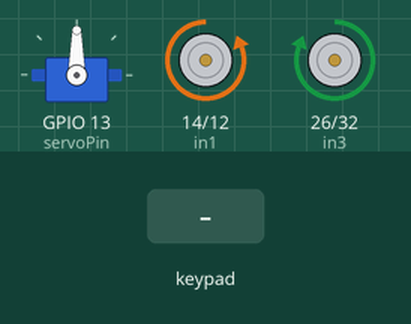
Simulated run of this sketch. Board: ESP32. Parts: servo, motor-driver pin pairs drawn as motors (green arrow = first pin HIGH = forward, orange = second pin HIGH = backward, longer = more drive). The inputs (shaded band) are chosen by the test bench. What the sketch prints to the serial monitor is not drawn.

Above: at 1.2 s.
1.3 s: key 'L' pressed
At 1.51 s:
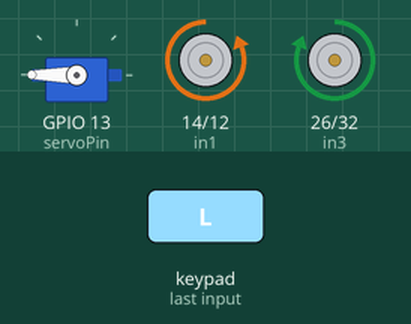
3.2 s: key 'X' pressed
At 4.4 s:
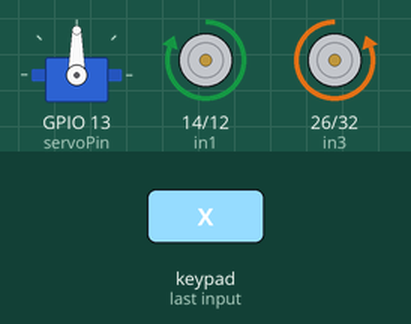
4.7 s: key 'S' pressed
At 5.6 s:
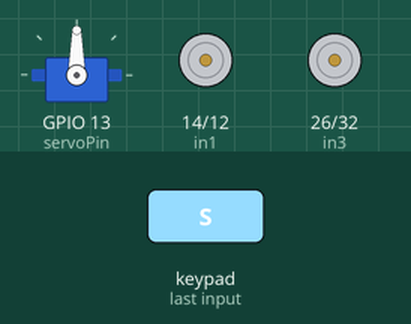
6.2 s: key 'R' pressed
At 6.41 s:
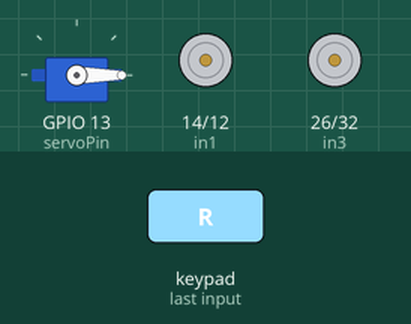
8.1 s: key 'L' pressed
At 8.31 s:
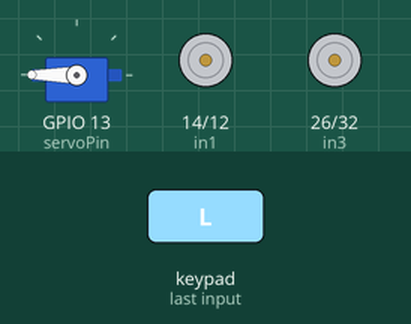
Timing chart, 0 to 11.0 s (numbered marks = the images above; inputs shaded):
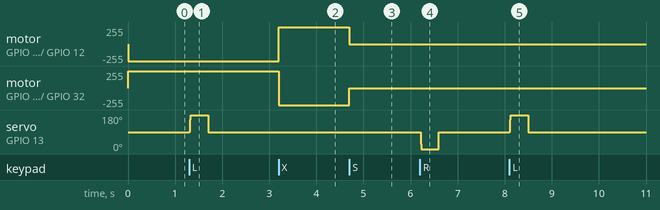

Measured:
- after the input at 1.3 s, servo on GPIO 13 (servoPin): 90° → 180° at once, → 90° 0.40 s later
- after the input at 3.2 s, motor on GPIO 14 (in1) / GPIO 12 (in2): backward 255/255 → forward 255/255 at once; motor on GPIO 26 (in3) / GPIO 32 (in4): forward 255/255 → backward 255/255 at once
- after the input at 4.7 s, motor on GPIO 14 (in1) / GPIO 12 (in2): forward 255/255 → stopped at once; motor on GPIO 26 (in3) / GPIO 32 (in4): backward 255/255 → stopped at once
- after the input at 6.2 s, servo on GPIO 13 (servoPin): 90° → 0° at once, → 90° 0.40 s later
- after the input at 8.1 s, servo on GPIO 13 (servoPin): 90° → 180° at once, → 90° 0.40 s later

The sketch:

maincode.ino
```cpp
#include <ESP32Servo.h>
#include <ESP32PWM.h>
#include <DabbleESP32.h>

int in1 = 14;
int in2 = 12;
int in3 = 26;
int in4 = 32;
int pos = 90;
int servoPin = 13;

#define CUSTOM_SETTINGS
#define INCLUDE_GAMEPAD_MODULE
Servo myservo;

void setup() {

  Serial.begin(115200);
  Dabble.begin("KAESP"); //Bluetooth device name
  myservo.setPeriodHertz(50);
  myservo.attach(servoPin, 500, 2400);
  pinMode(in1, OUTPUT);
  pinMode(in2, OUTPUT);
  digitalWrite(in1, LOW);
  digitalWrite(in2, HIGH);
  pinMode(in3, OUTPUT);
  pinMode(in4, OUTPUT);
  digitalWrite(in3, HIGH);
  digitalWrite(in4, LOW);
  myservo.write(90);
}
void loop() {
    /*
    digitalWrite(in1, HIGH);
    digitalWrite(in2, LOW);
    delay(2000);
    digitalWrite(in1, LOW);
    digitalWrite(in2, HIGH);
    delay(2000);
 */

Dabble.processInput();

if (GamePad.isTrianglePressed())
  {

    Serial.print("triangle");
    digitalWrite(in1, LOW);
    digitalWrite(in2, HIGH);
    digitalWrite(in3, HIGH);
    digitalWrite(in4, LOW);
  }
if (GamePad.isCrossPressed())
  {
    Serial.print("cross");
    digitalWrite(in1, HIGH);
    digitalWrite(in2, LOW);
    digitalWrite(in3, LOW);
    digitalWrite(in4, HIGH);
  }

 if (GamePad.isSquarePressed())
  {
    Serial.print("square");
    digitalWrite(in1, LOW);
    digitalWrite(in2, LOW);
    digitalWrite(in3, LOW);
    digitalWrite(in4, LOW);
  }

 if (GamePad.getXaxisData()<0)
  {
    if (pos < 180)
    {
    pos = pos + 1;
    }
  }
  if (GamePad.getXaxisData()>0)
  {
    if (pos > 0){
    pos = pos - 1;
    }
  }

  if (GamePad.getXaxisData()==0)
 {
    pos = 90;
  }

  myservo.write(pos);
}
```
